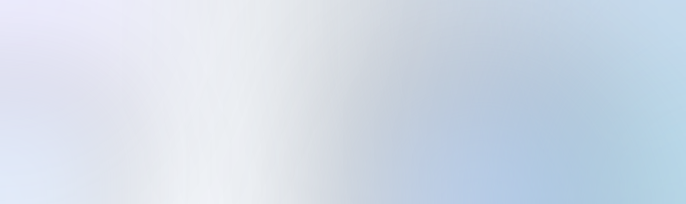

The script that saved this image:
"""
Option A: Aurora Mesh
Soft overlapping color blobs — 2025 mesh gradient trend
686×204px @2x
"""
from PIL import Image, ImageDraw, ImageFilter
import numpy as np, os

SCALE = 2
W, H = 343 * SCALE, 102 * SCALE
OUT = os.path.join(os.path.dirname(os.path.abspath(__file__)), "banner-option-a.png")

# Base: very light cool white
base = np.ones((H, W, 4), dtype=np.uint8) * 255
base[:, :, :3] = [248, 251, 255]
canvas = Image.fromarray(base, "RGBA")

def add_blob(img, cx, cy, rx, ry, color, alpha):
    blob = Image.new("RGBA", (W, H), (0, 0, 0, 0))
    d = ImageDraw.Draw(blob)
    d.ellipse([cx - rx, cy - ry, cx + rx, cy + ry], fill=(*color, alpha))
    blob = blob.filter(ImageFilter.GaussianBlur(radius=int(min(rx, ry) * 0.6)))
    return Image.alpha_composite(img, blob)

# Blob palette — brand blue family + teal accent
BLUE_300 = (115, 174, 255)
BLUE_200 = (168, 207, 255)
BLUE_400 = (61, 122, 255)
TEAL     = (100, 210, 230)
PURPLE   = (160, 130, 255)

blobs = [
    # (cx,   cy,    rx,   ry,   color,    alpha)
    (int(W*0.82), int(H*0.25), int(W*0.28), int(H*0.90), BLUE_200,  90),
    (int(W*0.95), int(H*0.70), int(W*0.20), int(H*0.65), TEAL,      55),
    (int(W*0.70), int(H*0.80), int(W*0.22), int(H*0.55), BLUE_300,  60),
    (int(W*0.10), int(H*0.20), int(W*0.18), int(H*0.70), PURPLE,    30),
    (int(W*0.05), int(H*0.75), int(W*0.14), int(H*0.40), BLUE_200,  45),
]

for cx, cy, rx, ry, color, alpha in blobs:
    canvas = add_blob(canvas, cx, cy, rx, ry, color, alpha)

canvas.convert("RGB").save(OUT, "PNG", dpi=(144, 144))
print(f"✓ {OUT}")
